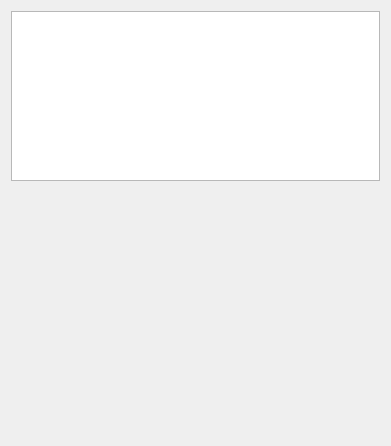
<?xml version="1.0" encoding="UTF-8"?>
<ui version="4.0">
 <class>ServerDialog</class>
 <widget class="QDialog" name="ServerDialog">
  <property name="geometry">
   <rect>
    <x>0</x>
    <y>0</y>
    <width>391</width>
    <height>446</height>
   </rect>
  </property>
  <property name="windowTitle">
   <string>Dialog</string>
  </property>
  <layout class="QGridLayout" name="gridLayout">
   <item row="0" column="0">
    <widget class="QTextBrowser" name="textBrowser">
     <property name="maximumSize">
      <size>
       <width>16777215</width>
       <height>170</height>
      </size>
     </property>
    </widget>
   </item>
   <item row="1" column="0">
    <widget class="QLabel" name="label">
     <property name="text">
      <string/>
     </property>
    </widget>
   </item>
  </layout>
 </widget>
 <resources/>
 <connections/>
</ui>
